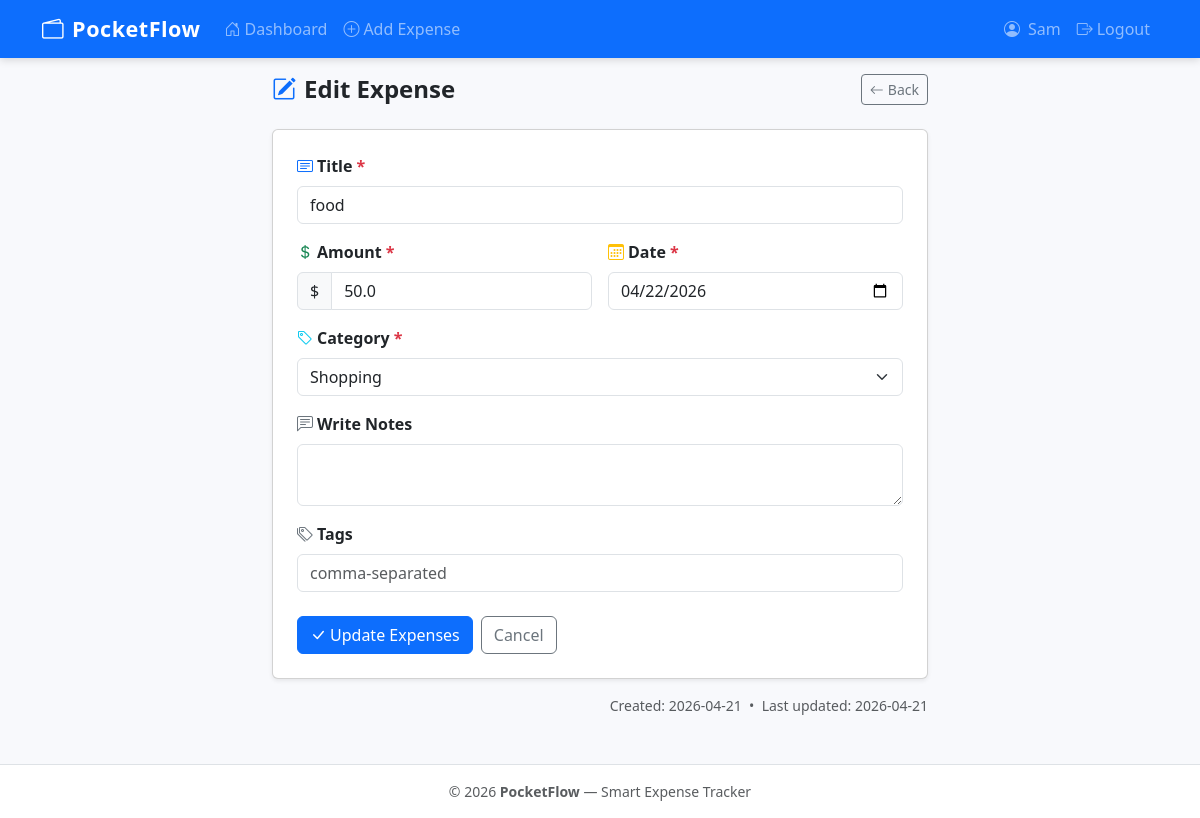
/expense/edit/23 (signed in), run on the app's committed database.
### tables this page shows
CREATE TABLE expenses (
            id         INTEGER PRIMARY KEY AUTOINCREMENT,
            user_id    INTEGER NOT NULL,
            title      TEXT    NOT NULL,
            amount     REAL    NOT NULL,
            date       TEXT    NOT NULL,
            category   TEXT    NOT NULL,
            notes      TEXT    NOT NULL DEFAULT '',
            tags       TEXT    NOT NULL DEFAULT '',
            created_at TEXT    NOT NULL DEFAULT (datetime('now')),
            updated_at TEXT    NOT NULL DEFAULT (datetime('now')),
            FOREIGN KEY (user_id) REFERENCES users(id) ON DELETE CASCADE
        );

### app.py (the view, shortened to what this page needs)
@app.route('/expense/edit/<int:expense_id>', methods=['GET', 'POST'])
@login_required
def edit_expense(expense_id):
    conn    = get_db()
    expense = conn.execute(
        'SELECT * FROM expenses WHERE id = ? AND user_id = ?',
        [expense_id, session['user_id']]
    ).fetchone()
    conn.close()
    if not expense:
        flash('Expense not found.', 'danger')
        return redirect(url_for('dashboard'))
    return render_template('expenses/edit_expense.html', expense=expense, categories=CATEGORIES)

### app.py (called while the page is built, shortened)
def get_db():
    conn = sqlite3.connect(DATABASE)
    conn.row_factory = sqlite3.Row
    conn.execute('PRAGMA foreign_keys = ON')
    return conn

def login_required(f):
    @wraps(f)
    def decorated(*args, **kwargs):
        if 'user_id' not in session:
            flash('Please log in to continue.', 'warning')
            return redirect(url_for('login'))
        return f(*args, **kwargs)
    return decorated

@app.before_request
def load_user_from_remember_token():
    if 'user_id' in session:
        return

### templates/expenses/edit_expense.html (shortened to what this page needs)
{% extends 'base.html' %}
{% block content %}
<div class="container" style="max-width:680px">
  <div class="page-header">
    <h2><i class="bi bi-pencil-square me-2 text-primary"></i>Edit Expense</h2>
    <a href="{{ url_for('dashboard') }}" class="btn btn-outline-secondary btn-sm">
      <i class="bi bi-arrow-left me-1"></i>Back
    </a>
  </div>
  <div class="card shadow-sm">
    <div class="card-body p-4">
      <form method="POST" action="{{ url_for('edit_expense', expense_id=expense.id) }}" novalidate>
        <div class="mb-3">
          <label for="title" class="form-label fw-semibold">
            <i class="bi bi-card-text me-1 text-primary"></i>Title <span class="text-danger">*</span>
          </label>
          <input type="text" id="title" name="title" class="form-control"
                 value="{{ request.form.get('title', expense.title) }}" required>
        </div>
        <div class="row g-3 mb-3">
          <div class="col-sm-6">
            <label for="amount" class="form-label fw-semibold">
              <i class="bi bi-currency-dollar me-1 text-success"></i>Amount <span class="text-danger">*</span>
            </label>
            <div class="input-group">
              <span class="input-group-text">$</span>
              <input type="number" id="amount" name="amount" class="form-control"
                     step="0.01" min="0.01"
                     value="{{ request.form.get('amount', expense.amount) }}" required>
            </div>
          </div>
          <div class="col-sm-6">
            <label for="date" class="form-label fw-semibold">
              <i class="bi bi-calendar3 me-1 text-warning"></i>Date <span class="text-danger">*</span>
            </label>
            <input type="date" id="date" name="date" class="form-control"
                   value="{{ request.form.get('date', expense.date) }}" required>
          </div>
        </div>
        <div class="mb-3">
          <label for="category" class="form-label fw-semibold">
            <i class="bi bi-tag me-1 text-info"></i>Category <span class="text-danger">*</span>
          </label>
          <select id="category" name="category" class="form-select" required>
            {% for cat in categories %}
              <option value="{{ cat }}"
                {{ 'selected' if request.form.get('category', expense.category) == cat }}>
                {{ cat }}
              </option>
            {% endfor %}
          </select>
        </div>
        <div class="mb-3">
          <label for="notes" class="form-label fw-semibold">
            <i class="bi bi-chat-left-text me-1 text-secondary"></i>Write Notes
          </label>
          <textarea id="notes" name="notes" class="form-control" rows="2">{{ request.form.get('notes', expense.notes) }}</textarea>
        </div>
        <div class="mb-4">
          <label for="tags" class="form-label fw-semibold">
            <i class="bi bi-tags me-1 text-secondary"></i>Tags
          </label>
          <input type="text" id="tags" name="tags" class="form-control"
                 placeholder="comma-separated"
                 value="{{ request.form.get('tags', expense.tags) }}">
        </div>
        <div class="d-flex gap-2">
          <button type="submit" class="btn btn-primary">
            <i class="bi bi-check-lg me-1"></i>Update Expenses
          </button>
          <a href="{{ url_for('dashboard') }}" class="btn btn-outline-secondary">Cancel</a>
        </div>
      </form>
    </div>
  </div>
  <div class="text-muted small mt-3 text-end">
    Created: {{ expense.created_at[:10] }}
    &nbsp;&bull;&nbsp;
    Last updated: {{ expense.updated_at[:10] }}
  </div>
</div>
{% endblock %}

### static/css/style.css (style rules this page uses)
:root { --pf-primary: #4e73df; --pf-success: #1cc88a; --pf-warning: #f6c23e; --pf-danger: #e74a3b; --pf-info: #36b9cc; --pf-secondary: #858796; --pf-bg: #f8f9fc; }
body { background-color: var(--pf-bg); font-family: 'Segoe UI', system-ui, -apple-system, sans-serif; min-height: 100vh; display: flex; flex-direction: column; }
.page-header { display: flex; align-items: center; justify-content: space-between; margin-bottom: 1.5rem; flex-wrap: wrap; gap: .5rem; }
.page-header h2 { margin: 0; font-weight: 700; font-size: 1.5rem; }

### data on the page
expenses: title "food", amount "50.0", date "04/22/2026", created_at "2026-04-21", updated_at "2026-04-21"

### other printed values
{{ session.username }} "Sam"
form field category "Shopping"
